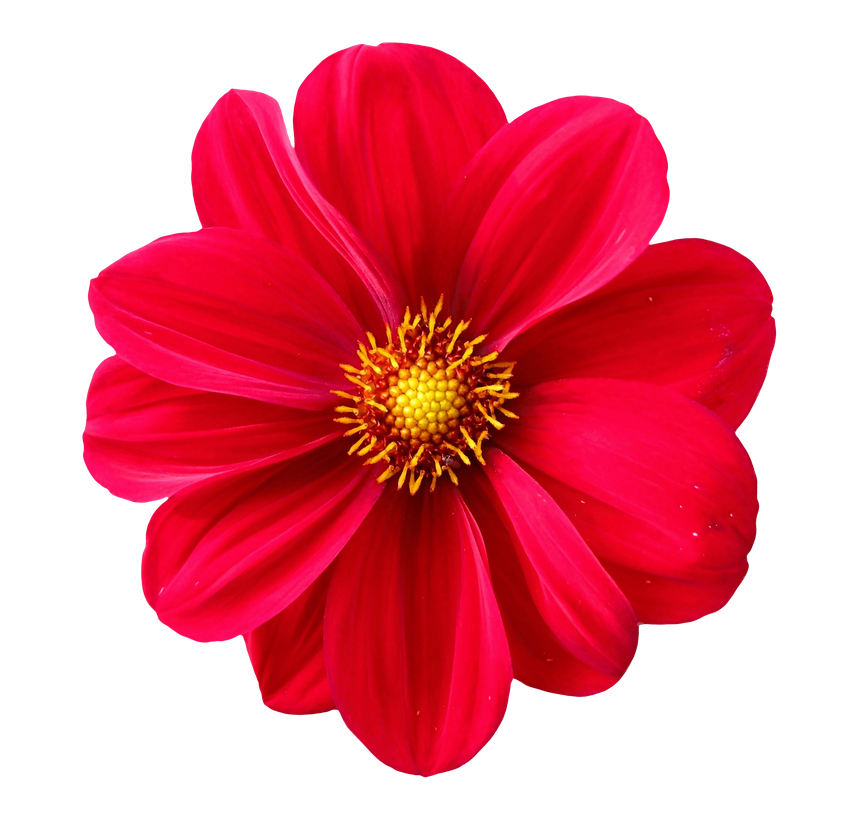
#> input picture input.png, 862 x 819 px, shrunk from 1644 x 1562 before the run
$ python aes_image_encrypt.py
#> lines starting #> are read from the running program, lines starting #| are printed output that depends on the picture
from Crypto.Cipher import AES
from Crypto.Util.Padding import pad, unpad
from Crypto.Random import get_random_bytes
from PIL import Image
import numpy as np
import os

AES_BLOCK = AES.block_size  # 16 bytes

# 1. Load image and convert to RGB bytes
def load_image_rgb_bytes(path):
#> called with path = 'input.png'
    img = Image.open(path).convert('RGB')
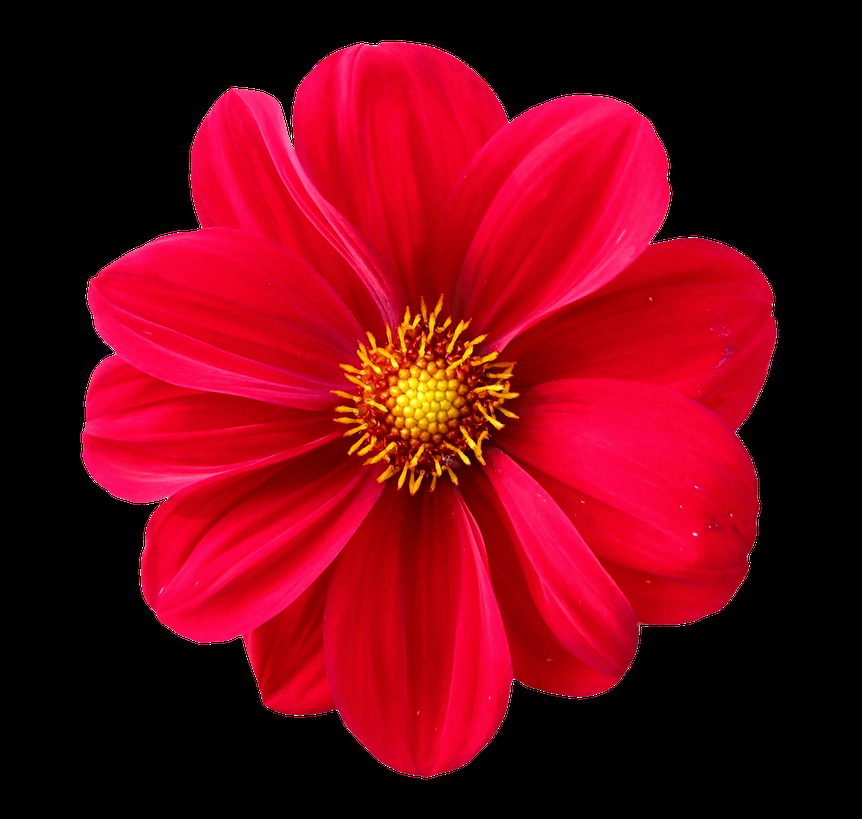
#> img: PIL image 862x819 RGB; mean R, G, B 109.1, 5.1, 19.6
    width, height = img.size
#> width = 862; height = 819
    return img.tobytes(), (width, height)

# 2. Convert bytes back to image
def save_bytes_as_image(byte_data, size, out_path):
    width, height = size
    arr = np.frombuffer(byte_data, dtype=np.uint8)
    arr = arr.reshape((height, width, 3))
    Image.fromarray(arr).save(out_path)

# 3. AES Encryption
def aes_encrypt(data_bytes, key, mode):
    if mode == AES.MODE_CBC:
        iv = get_random_bytes(AES_BLOCK)
        cipher = AES.new(key, AES.MODE_CBC, iv)
        ct = cipher.encrypt(pad(data_bytes, AES_BLOCK))
        return ct, iv
    elif mode == AES.MODE_ECB:
        cipher = AES.new(key, AES.MODE_ECB)
        ct = cipher.encrypt(pad(data_bytes, AES_BLOCK))
        return ct, None
    else:
        raise ValueError("Unsupported mode")

# 4. AES Decryption
def aes_decrypt(ct_bytes, key, mode, iv=None):
    if mode == AES.MODE_CBC:
        cipher = AES.new(key, AES.MODE_CBC, iv)
    else:
        cipher = AES.new(key, AES.MODE_ECB)
    pt_padded = cipher.decrypt(ct_bytes)
    pt = unpad(pt_padded, AES_BLOCK)
    return pt

# 5. Main program
def main():
    input_path = "input.png"
    if not os.path.exists(input_path):
        print(f"Place your input image as {input_path} and re-run.")
        return

    # Load image
    orig_bytes, size = load_image_rgb_bytes(input_path)
#> size = (862, 819)
    print(f"Loaded {input_path} — size {size[0]}x{size[1]}")
#| Loaded input.png — size 862x819

    # Generate AES key (128-bit)
    key = get_random_bytes(16)
    print("Random AES key generated.")

    # ECB Mode
    ecb_ct, _ = aes_encrypt(orig_bytes, key, AES.MODE_ECB)
    save_bytes_as_image(ecb_ct[:len(orig_bytes)], size, "encrypted_ecb.png")
    ecb_decrypted = aes_decrypt(ecb_ct, key, AES.MODE_ECB)
    save_bytes_as_image(ecb_decrypted, size, "decrypted_ecb.png")
    print("ECB encryption/decryption done.")

    # CBC Mode
    cbc_ct, iv = aes_encrypt(orig_bytes, key, AES.MODE_CBC)
    save_bytes_as_image(cbc_ct[:len(orig_bytes)], size, "encrypted_cbc.png")
    cbc_decrypted = aes_decrypt(cbc_ct, key, AES.MODE_CBC, iv)
    save_bytes_as_image(cbc_decrypted, size, "decrypted_cbc.png")
    print("CBC encryption/decryption done.")

    print("\nAll files created:")
    print(" - encrypted_ecb.png")
    print(" - decrypted_ecb.png")
    print(" - encrypted_cbc.png")
    print(" - decrypted_cbc.png")
    print("Open encrypted images to see difference: ECB shows patterns, CBC looks random.")

if __name__ == "__main__":
    main()
#> (the call stopped at in main, `key = get_random_bytes(16)`: Crypto is not available in this run)
